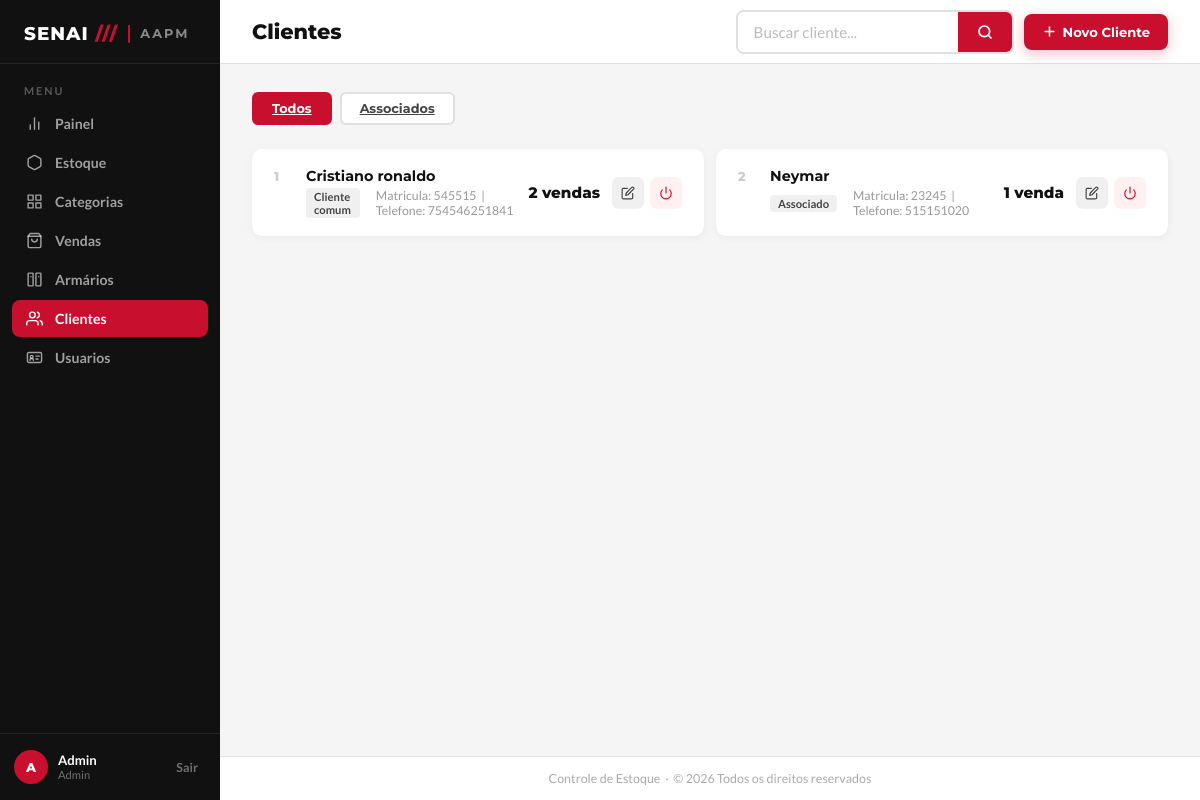
Page /clientes/ (signed in) on the earlier database version.
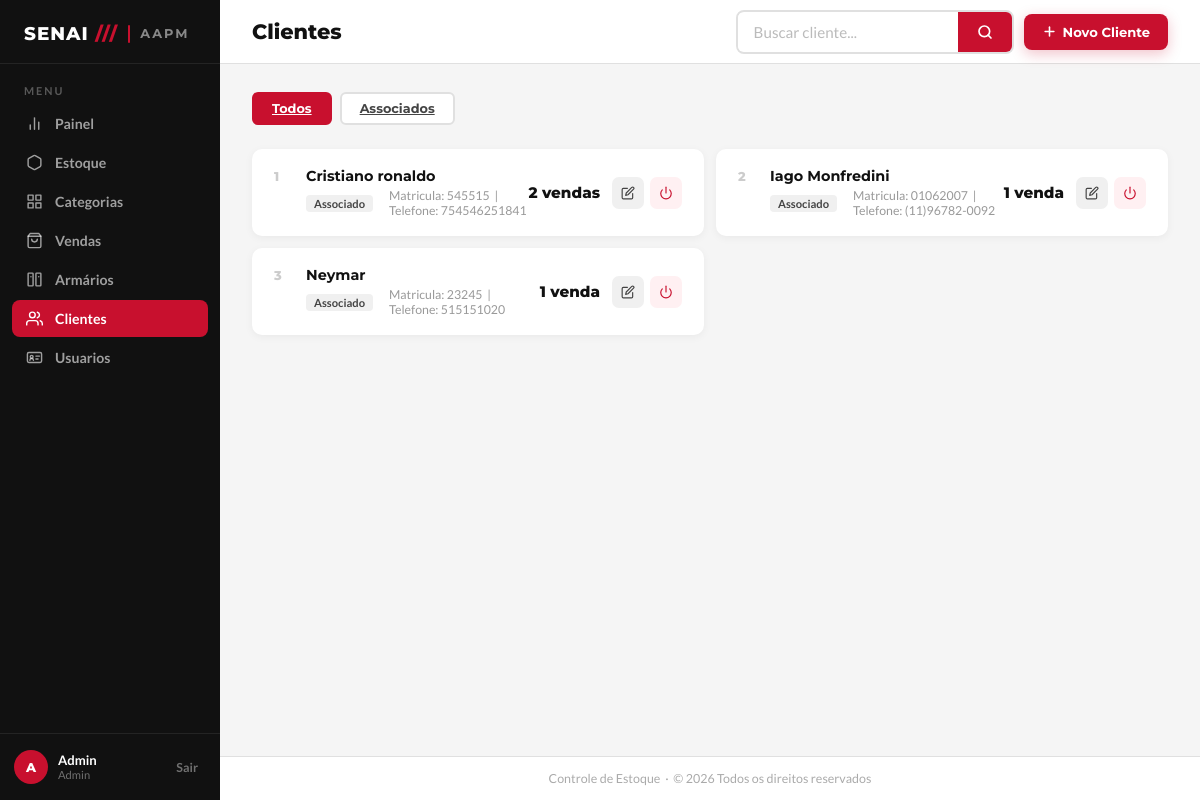
Same page on the later database version.
### app/models/cliente.py (models this page shows, shortened)
class Cliente(Base):
    __tablename__ = "clientes"
    id         = Column(Integer, primary_key=True, index=True)
    nome       = Column(String(150), nullable=False, index=True)
    matricula  = Column(String(50), nullable=True, unique=True)
    telefone   = Column(String(20), nullable=True)
    is_associado = Column(Boolean, default=False, nullable=False)
    ativo      = Column(Boolean, default=True)
    criado_em  = Column(DateTime, server_default=func.now())
    vendas = relationship("Venda", back_populates="cliente")

### app/controllers/cliente_controller.py (the view)
@router.get("/")
def listar_clientes(
    request: Request,
    busca: str = "",
    apenas_associados: bool = False,
    db: Session = Depends(get_db),
    admin = Depends(get_admin)
):
    query = db.query(Cliente)
    if busca:
        query = query.filter(
            Cliente.nome.ilike(f"%{busca}%") |
            Cliente.matricula.ilike(f"%{busca}%")
        )
    if apenas_associados:
        query = query.filter(Cliente.is_associado == True)
    clientes = query.order_by(Cliente.nome).all()
    total_associados = db.query(Cliente).filter(
        Cliente.is_associado == True,
        Cliente.ativo == True
    ).count()
    return templates.TemplateResponse(
        request,
        "clientes/index.html",
        {
            "request":           request,
            "usuario":           admin,
            "clientes":          clientes,
            "busca":             busca,
            "apenas_associados": apenas_associados,
            "total_associados":  total_associados,
        }
    )

### app/templates/clientes/index.html (shortened to what this page needs)
<!DOCTYPE html>
<html lang="pt-BR">
<head>
  <link rel="stylesheet" href="/static/css/clientes.css">
</head>
<body>
  <aside class="barra-lateral" id="barraLateral">
    <div class="barra-logo">
      <div>
        <div class="barra-logo-texto">SENAI <span>///</span></div>
      </div>
      <div class="barra-logo-separador"></div>
      <div class="barra-logo-sub">AAPM</div>
    </div>
    <div class="barra-menu-titulo">Menu</div>
    <ul class="barra-nav">
      <li>
        <a href="/painel">
          <svg viewBox="0 0 24 24">
            <line x1="18" y1="20" x2="18" y2="10" />
            <line x1="12" y1="20" x2="12" y2="4" />
            <line x1="6" y1="20" x2="6" y2="14" />
          </svg>
          Painel
        </a>
      </li>
      <li>
        <a href="/produtos/">
          <svg viewBox="0 0 24 24">
            <path
              d="M21 16V8a2 2 0 0 0-1-1.73l-7-4a2 2 0 0 0-2 0l-7 4A2 2 0 0 0 3 8v8a2 2 0 0 0 1 1.73l7 4a2 2 0 0 0 2 0l7-4A2 2 0 0 0 21 16z" />
          </svg>
          Estoque
        </a>
      </li>
      <li>
        <a href="/categorias/">
          <svg viewBox="0 0 24 24" fill="currentColor">
            <path d="M3 3h7v7H3V3zm11 0h7v7h-7V3zM3 14h7v7H3v-7zm11 0h7v7h-7v-7z" />
          </svg>
          Categorias
        </a>
      </li>
      <li>
        <a href="/pdv/">
          <svg viewBox="0 0 24 24">
            <path d="M6 2L3 6v14a2 2 0 0 0 2 2h14a2 2 0 0 0 2-2V6l-3-4z" />
            <line x1="3" y1="6" x2="21" y2="6" />
            <path d="M16 10a4 4 0 0 1-8 0" />
          </svg>
          Vendas
        </a>
      </li>
      <li>
        <a href="/armarios/" aria-current="page">
          <svg viewBox="0 0 24 24">
            <rect x="3" y="3" width="7" height="18" rx="1" />
            <rect x="14" y="3" width="7" height="18" rx="1" />
            <line x1="7" y1="8" x2="7" y2="8.01" />
            <line x1="18" y1="8" x2="18" y2="8.01" />
          </svg>
          Armários
        </a>
      </li>
      <li>
        <a href="/clientes/" class="ativo">
          <svg viewBox="0 0 24 24">
            <path d="M17 21v-2a4 4 0 0 0-4-4H5a4 4 0 0 0-4 4v2" />
            <circle cx="9" cy="7" r="4" />
            <path d="M23 21v-2a4 4 0 0 0-3-3.87" />
            <path d="M16 3.13a4 4 0 0 1 0 7.75" />
          </svg>
          Clientes
        </a>
      </li>
      <li>
        <a href="/usuarios/">
          Usuarios
        </a>
      </li>
    </ul>
    <div class="barra-rodape">
      <div class="barra-usuario">
        <div class="avatar-usuario">{{ usuario.nome[0] | upper if usuario else 'AD' }}</div>
        <div class="info-usuario">
          <strong>{{ usuario.nome if usuario else 'Usuario' }}</strong>
          <small>
            {{ usuario.role|capitalize if usuario and usuario.role else 'Usuário' }}
          </small>
        </div>
      </div>
      <button class="btn-sair" onclick="window.location.href='/auth/logout'">
        Sair
      </button>
    </div>
  </aside>
  <div class="conteudo-principal">
    <header class="cabecalho-pagina">
      <h1>Clientes</h1>
      <div class="acoes-cabecalho">
        <form class="barra-busca" method="get" action="/clientes/">
          <input type="text" id="inputBusca" name="busca" value="{{ busca or '' }}" placeholder="Buscar cliente...">
          <button class="btn-buscar" type="submit" title="Buscar">
            <svg viewBox="0 0 24 24">
              <circle cx="11" cy="11" r="8" />
              <line x1="21" y1="21" x2="16.65" y2="16.65" />
            </svg>
          </button>
        </form>
        <button class="btn-novo-cliente" type="button" onclick="abrirModalNovo()">
          <svg viewBox="0 0 24 24">
            <line x1="12" y1="5" x2="12" y2="19" />
            <line x1="5" y1="12" x2="19" y2="12" />
          </svg>
          Novo Cliente
        </button>
      </div>
    </header>
    <main class="area-conteudo">
      <div class="barra-filtros">
        <a class="btn-filtro {{ 'ativo' if not apenas_associados else '' }}" href="/clientes/">
          Todos
        </a>
        <a class="btn-filtro {{ 'ativo' if apenas_associados else '' }}" href="/clientes/?apenas_associados=true">
          Associados
        </a>
      </div>
      <div class="grade-produtos" id="gradeClientes">
        {% for c in clientes %}
        <div class="cartao-produto">
          <div class="produto-info">
            <div class="produto-numero">{{ loop.index }}</div>
            <div class="produto-detalhes">
              <h3>{{ c.nome }}</h3>
              <div class="produto-meta">
                <span>
                  {% if c.is_associado %}
                  <span class="tag-categoria">Associado</span>
                  {% else %}
                  <span class="tag-categoria">Cliente comum</span>
                  {% endif %}
                </span>
                <span>
                  Matricula: {{ c.matricula if c.matricula else 'Nao informada' }}
                  &nbsp;|&nbsp;
                  Telefone: {{ c.telefone if c.telefone else 'Nao informado' }}
                </span>
              </div>
            </div>
          </div>
          <div class="produto-direita">
            <div class="produto-preco">
              {{ c.vendas|length }} venda{{ 's' if c.vendas|length != 1 else '' }}
            </div>
            <div class="acoes-produto">
              <button class="btn-acao btn-editar" type="button" title="Editar" onclick='abrirModalEditar(
                  {{ c.id|tojson }},
                  {{ c.nome|tojson }},
                  {{ (c.matricula or "")|tojson }},
                  {{ (c.telefone or "")|tojson }},
                  {{ c.is_associado|tojson }}
                )'>
                <svg viewBox="0 0 24 24">
                  <path d="M11 4H4a2 2 0 0 0-2 2v14a2 2 0 0 0 2 2h14a2 2 0 0 0 2-2v-7" />
                  <path d="M18.5 2.5a2.121 2.121 0 0 1 3 3L12 15l-4 1 1-4 9.5-9.5z" />
                </svg>
              </button>
              <form action="/clientes/{{ c.id }}/toggle-ativo" method="post">
                <button class="btn-acao btn-excluir" type="submit" title="{{ 'Desativar' if c.ativo else 'Ativar' }}">
                  {% if c.ativo %}
                  <svg viewBox="0 0 24 24">
                    <path d="M18.36 6.64a9 9 0 1 1-12.73 0" />
                    <line x1="12" y1="2" x2="12" y2="12" />
                  </svg>
                  {% else %}
                  <svg viewBox="0 0 24 24">
                    <polyline points="20 6 9 17 4 12" />
                  </svg>
                  {% endif %}
                </button>
              </form>
            </div>
          </div>
        </div>
        {% endfor %}
      </div>
    </main>
    <footer class="rodape-admin">
      Controle de Estoque &nbsp;·&nbsp; © 2026 Todos os direitos reservados
    </footer>
  </div>
</body>
</html>

Differences in the rows shown:
changed Cliente "Cristiano ronaldo": is_associado "Cliente comum" → "Associado"
added Cliente: nome "Iago Monfredini", is_associado "Associado", matricula "01062007", telefone "(11)96782-0092", vendas|length "1", ativo True (drawn)
